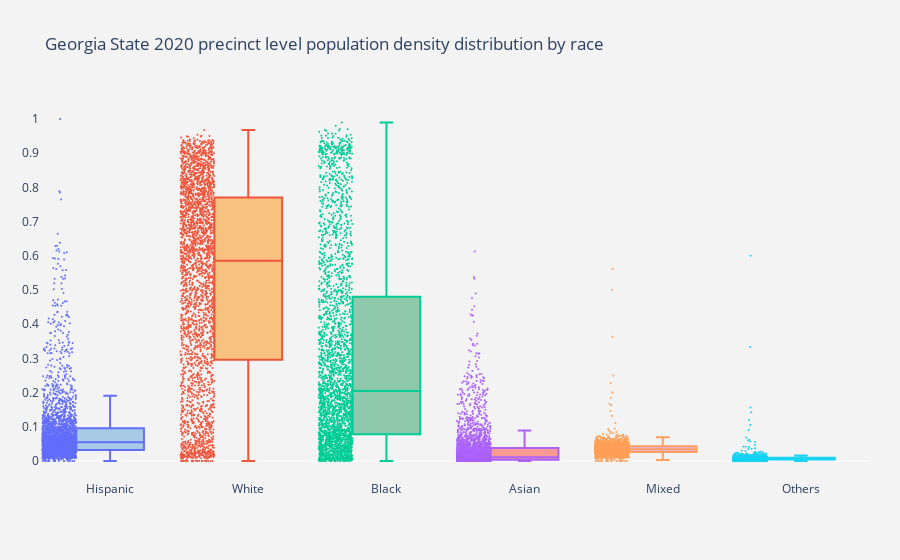

Notebook source saved alongside this figure:
### Code cell
# general precinct racial density dist
# Georgia State 2020 precinct level population density distribution by race
# sample_data/html files/precinct_general_dist.html
# list4 is a list for precinct level population density by race
list4 = [precincts['Population Density: Hispanic'],precincts['Population Density: White'],precincts['Population Density: Black'],precincts['Population Density: Asian'], precincts['Population Density: Mixed'], precincts['Population Density: Others']]
distribution(list4, 'Georgia State 2020 precinct level population density distribution by race', 'html_files/precinct_general_dist.html')

### Figure 1 — Plotly figure (JSON) as saved in the notebook; plotly's stock layout.template omitted (floating-point values rounded to 4 significant figures; data arrays with more than 128 entries replaced by an {"elided": "..."} marker saying what was removed)
{"data": [{"boxpoints": "all", "fillcolor": "rgba(93, 164, 214, 0.5)", "jitter": 0.5, "line": {"width": 2}, "marker": {"size": 2}, "name": "Hispanic", "text": "id", "type": "box", "whiskerwidth": 0.2, "y": {"elided": "2698 float values"}}, {"boxpoints": "all", "fillcolor": "rgba(255, 144, 14, 0.5)", "jitter": 0.5, "line": {"width": 2}, "marker": {"size": 2}, "name": "White", "text": "id", "type": "box", "whiskerwidth": 0.2, "y": {"elided": "2698 float values"}}, {"boxpoints": "all", "fillcolor": "rgba(44, 160, 101, 0.5)", "jitter": 0.5, "line": {"width": 2}, "marker": {"size": 2}, "name": "Black", "text": "id", "type": "box", "whiskerwidth": 0.2, "y": {"elided": "2698 float values"}}, {"boxpoints": "all", "fillcolor": "rgba(255, 65, 54, 0.5)", "jitter": 0.5, "line": {"width": 2}, "marker": {"size": 2}, "name": "Asian", "text": "id", "type": "box", "whiskerwidth": 0.2, "y": {"elided": "2698 float values"}}, {"boxpoints": "all", "fillcolor": "rgba(207, 114, 255, 0.5)", "jitter": 0.5, "line": {"width": 2}, "marker": {"size": 2}, "name": "Mixed", "text": "id", "type": "box", "whiskerwidth": 0.2, "y": {"elided": "2698 float values"}}, {"boxpoints": "all", "fillcolor": "rgba(127, 96, 0, 0.5)", "jitter": 0.5, "line": {"width": 2}, "marker": {"size": 2}, "name": "Others", "text": "id", "type": "box", "whiskerwidth": 0.2, "y": {"elided": "2698 float values"}}], "layout": {"margin": {"b": 80, "l": 40, "r": 30, "t": 100}, "paper_bgcolor": "rgb(243, 243, 243)", "plot_bgcolor": "rgb(243, 243, 243)", "showlegend": false, "title": {"text": "Georgia State 2020 precinct level population density distribution by race"}, "yaxis": {"autorange": true, "dtick": 0.1, "gridcolor": "rgb(255, 255, 255)", "gridwidth": 0.1, "showgrid": true, "zeroline": true, "zerolinecolor": "rgb(255, 255, 255)", "zerolinewidth": 1}}}
